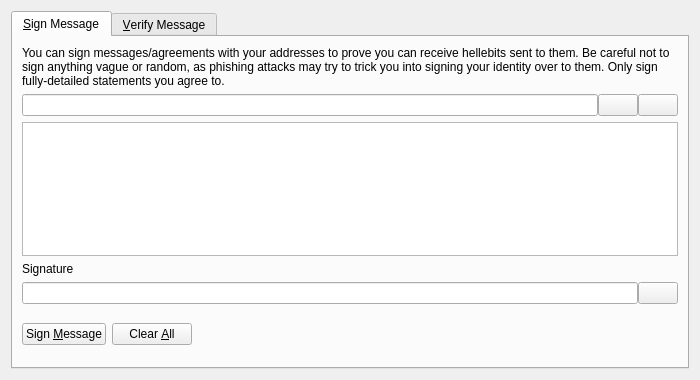
<?xml version="1.0" encoding="UTF-8"?>
<ui version="4.0">
 <class>SignVerifyMessageDialog</class>
 <widget class="QDialog" name="SignVerifyMessageDialog">
  <property name="geometry">
   <rect>
    <x>0</x>
    <y>0</y>
    <width>700</width>
    <height>380</height>
   </rect>
  </property>
  <property name="windowTitle">
   <string>Signatures - Sign / Verify a Message</string>
  </property>
  <property name="modal">
   <bool>true</bool>
  </property>
  <layout class="QVBoxLayout" name="verticalLayout">
   <item>
    <widget class="QTabWidget" name="tabWidget">
     <property name="currentIndex">
      <number>0</number>
     </property>
     <widget class="QWidget" name="tabSignMessage">
      <attribute name="title">
       <string>&amp;Sign Message</string>
      </attribute>
      <layout class="QVBoxLayout" name="verticalLayout_SM">
       <item>
        <widget class="QLabel" name="infoLabel_SM">
         <property name="text">
          <string>You can sign messages/agreements with your addresses to prove you can receive hellebits sent to them. Be careful not to sign anything vague or random, as phishing attacks may try to trick you into signing your identity over to them. Only sign fully-detailed statements you agree to.</string>
         </property>
         <property name="textFormat">
          <enum>Qt::PlainText</enum>
         </property>
         <property name="wordWrap">
          <bool>true</bool>
         </property>
        </widget>
       </item>
       <item>
        <layout class="QHBoxLayout" name="horizontalLayout_1_SM">
         <property name="spacing">
          <number>0</number>
         </property>
         <item>
          <widget class="QValidatedLineEdit" name="addressIn_SM">
           <property name="toolTip">
            <string>The Hellebit address to sign the message with</string>
           </property>
          </widget>
         </item>
         <item>
          <widget class="QPushButton" name="addressBookButton_SM">
           <property name="toolTip">
            <string>Choose previously used address</string>
           </property>
           <property name="text">
            <string/>
           </property>
           <property name="icon">
            <iconset resource="../hellebit.qrc">
             <normaloff>:/icons/address-book</normaloff>:/icons/address-book</iconset>
           </property>
           <property name="shortcut">
            <string>Alt+A</string>
           </property>
           <property name="autoDefault">
            <bool>false</bool>
           </property>
          </widget>
         </item>
         <item>
          <widget class="QPushButton" name="pasteButton_SM">
           <property name="toolTip">
            <string>Paste address from clipboard</string>
           </property>
           <property name="text">
            <string/>
           </property>
           <property name="icon">
            <iconset resource="../hellebit.qrc">
             <normaloff>:/icons/editpaste</normaloff>:/icons/editpaste</iconset>
           </property>
           <property name="shortcut">
            <string>Alt+P</string>
           </property>
           <property name="autoDefault">
            <bool>false</bool>
           </property>
          </widget>
         </item>
        </layout>
       </item>
       <item>
        <widget class="QPlainTextEdit" name="messageIn_SM">
         <property name="toolTip">
          <string>Enter the message you want to sign here</string>
         </property>
        </widget>
       </item>
       <item>
        <widget class="QLabel" name="signatureLabel_SM">
         <property name="text">
          <string>Signature</string>
         </property>
         <property name="textFormat">
          <enum>Qt::PlainText</enum>
         </property>
        </widget>
       </item>
       <item>
        <layout class="QHBoxLayout" name="horizontalLayout_2_SM">
         <property name="spacing">
          <number>0</number>
         </property>
         <item>
          <widget class="QLineEdit" name="signatureOut_SM">
           <property name="font">
            <font>
             <italic>true</italic>
            </font>
           </property>
           <property name="readOnly">
            <bool>true</bool>
           </property>
          </widget>
         </item>
         <item>
          <widget class="QPushButton" name="copySignatureButton_SM">
           <property name="toolTip">
            <string>Copy the current signature to the system clipboard</string>
           </property>
           <property name="text">
            <string/>
           </property>
           <property name="icon">
            <iconset resource="../hellebit.qrc">
             <normaloff>:/icons/editcopy</normaloff>:/icons/editcopy</iconset>
           </property>
           <property name="autoDefault">
            <bool>false</bool>
           </property>
          </widget>
         </item>
        </layout>
       </item>
       <item>
        <layout class="QHBoxLayout" name="horizontalLayout_3_SM">
         <item>
          <widget class="QPushButton" name="signMessageButton_SM">
           <property name="toolTip">
            <string>Sign the message to prove you own this Hellebit address</string>
           </property>
           <property name="text">
            <string>Sign &amp;Message</string>
           </property>
           <property name="icon">
            <iconset resource="../hellebit.qrc">
             <normaloff>:/icons/edit</normaloff>:/icons/edit</iconset>
           </property>
           <property name="autoDefault">
            <bool>false</bool>
           </property>
          </widget>
         </item>
         <item>
          <widget class="QPushButton" name="clearButton_SM">
           <property name="toolTip">
            <string>Reset all sign message fields</string>
           </property>
           <property name="text">
            <string>Clear &amp;All</string>
           </property>
           <property name="icon">
            <iconset resource="../hellebit.qrc">
             <normaloff>:/icons/remove</normaloff>:/icons/remove</iconset>
           </property>
           <property name="autoDefault">
            <bool>false</bool>
           </property>
          </widget>
         </item>
         <item>
          <spacer name="horizontalSpacer_1_SM">
           <property name="orientation">
            <enum>Qt::Horizontal</enum>
           </property>
           <property name="sizeHint" stdset="0">
            <size>
             <width>40</width>
             <height>48</height>
            </size>
           </property>
          </spacer>
         </item>
         <item>
          <widget class="QLabel" name="statusLabel_SM">
           <property name="font">
            <font>
             <weight>75</weight>
             <bold>true</bold>
            </font>
           </property>
           <property name="text">
            <string/>
           </property>
           <property name="wordWrap">
            <bool>true</bool>
           </property>
          </widget>
         </item>
         <item>
          <spacer name="horizontalSpacer_2_SM">
           <property name="orientation">
            <enum>Qt::Horizontal</enum>
           </property>
           <property name="sizeHint" stdset="0">
            <size>
             <width>40</width>
             <height>48</height>
            </size>
           </property>
          </spacer>
         </item>
        </layout>
       </item>
      </layout>
     </widget>
     <widget class="QWidget" name="tabVerifyMessage">
      <attribute name="title">
       <string>&amp;Verify Message</string>
      </attribute>
      <layout class="QVBoxLayout" name="verticalLayout_VM">
       <item>
        <widget class="QLabel" name="infoLabel_VM">
         <property name="text">
          <string>Enter the receiver's address, message (ensure you copy line breaks, spaces, tabs, etc. exactly) and signature below to verify the message. Be careful not to read more into the signature than what is in the signed message itself, to avoid being tricked by a man-in-the-middle attack. Note that this only proves the signing party receives with the address, it cannot prove sendership of any transaction!</string>
         </property>
         <property name="textFormat">
          <enum>Qt::PlainText</enum>
         </property>
         <property name="alignment">
          <set>Qt::AlignLeading|Qt::AlignLeft|Qt::AlignTop</set>
         </property>
         <property name="wordWrap">
          <bool>true</bool>
         </property>
        </widget>
       </item>
       <item>
        <layout class="QHBoxLayout" name="horizontalLayout_1_VM">
         <property name="spacing">
          <number>0</number>
         </property>
         <item>
          <widget class="QValidatedLineEdit" name="addressIn_VM">
           <property name="toolTip">
            <string>The Hellebit address the message was signed with</string>
           </property>
          </widget>
         </item>
         <item>
          <widget class="QPushButton" name="addressBookButton_VM">
           <property name="toolTip">
            <string>Choose previously used address</string>
           </property>
           <property name="text">
            <string/>
           </property>
           <property name="icon">
            <iconset resource="../hellebit.qrc">
             <normaloff>:/icons/address-book</normaloff>:/icons/address-book</iconset>
           </property>
           <property name="shortcut">
            <string>Alt+A</string>
           </property>
           <property name="autoDefault">
            <bool>false</bool>
           </property>
          </widget>
         </item>
        </layout>
       </item>
       <item>
        <widget class="QPlainTextEdit" name="messageIn_VM"/>
       </item>
       <item>
        <widget class="QValidatedLineEdit" name="signatureIn_VM"/>
       </item>
       <item>
        <layout class="QHBoxLayout" name="horizontalLayout_2_VM">
         <item>
          <widget class="QPushButton" name="verifyMessageButton_VM">
           <property name="toolTip">
            <string>Verify the message to ensure it was signed with the specified Hellebit address</string>
           </property>
           <property name="text">
            <string>Verify &amp;Message</string>
           </property>
           <property name="icon">
            <iconset resource="../hellebit.qrc">
             <normaloff>:/icons/transaction_0</normaloff>:/icons/transaction_0</iconset>
           </property>
           <property name="autoDefault">
            <bool>false</bool>
           </property>
          </widget>
         </item>
         <item>
          <widget class="QPushButton" name="clearButton_VM">
           <property name="toolTip">
            <string>Reset all verify message fields</string>
           </property>
           <property name="text">
            <string>Clear &amp;All</string>
           </property>
           <property name="icon">
            <iconset resource="../hellebit.qrc">
             <normaloff>:/icons/remove</normaloff>:/icons/remove</iconset>
           </property>
           <property name="autoDefault">
            <bool>false</bool>
           </property>
          </widget>
         </item>
         <item>
          <spacer name="horizontalSpacer_1_VM">
           <property name="orientation">
            <enum>Qt::Horizontal</enum>
           </property>
           <property name="sizeHint" stdset="0">
            <size>
             <width>40</width>
             <height>48</height>
            </size>
           </property>
          </spacer>
         </item>
         <item>
          <widget class="QLabel" name="statusLabel_VM">
           <property name="font">
            <font>
             <weight>75</weight>
             <bold>true</bold>
            </font>
           </property>
           <property name="text">
            <string/>
           </property>
           <property name="wordWrap">
            <bool>true</bool>
           </property>
          </widget>
         </item>
         <item>
          <spacer name="horizontalSpacer_2_VM">
           <property name="orientation">
            <enum>Qt::Horizontal</enum>
           </property>
           <property name="sizeHint" stdset="0">
            <size>
             <width>40</width>
             <height>48</height>
            </size>
           </property>
          </spacer>
         </item>
        </layout>
       </item>
      </layout>
     </widget>
    </widget>
   </item>
  </layout>
 </widget>
 <customwidgets>
  <customwidget>
   <class>QValidatedLineEdit</class>
   <extends>QLineEdit</extends>
   <header>qvalidatedlineedit.h</header>
  </customwidget>
 </customwidgets>
 <resources>
  <include location="../hellebit.qrc"/>
 </resources>
 <connections/>
</ui>
